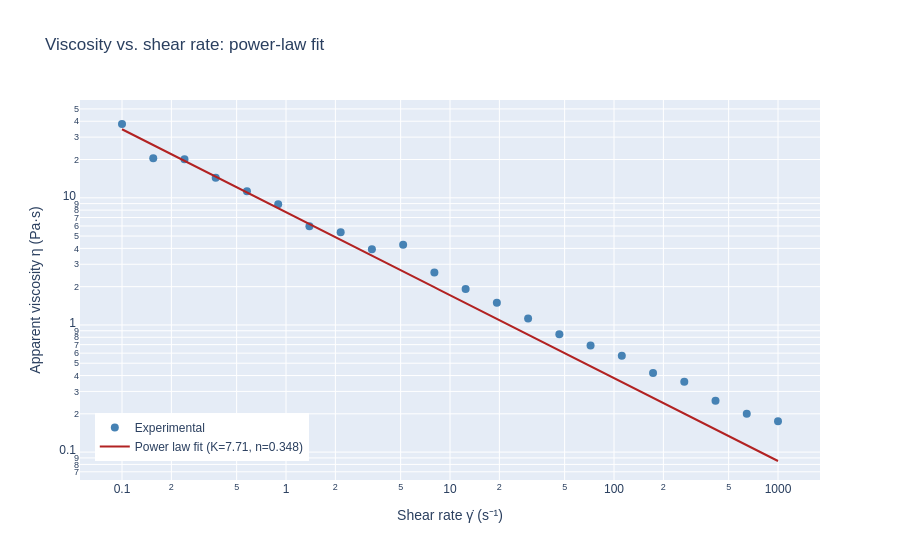

Notebook code cell kept with this figure:
### Code cell
fig_cf = go.Figure()

# Experimental data: markers with a tooltip that shows both axes
fig_cf.add_trace(go.Scatter(
    x=shear_rate,
    y=eta_data,
    mode='markers',
    name='Experimental',
    marker=dict(color='steelblue', size=8, symbol='circle'),
    hovertemplate=(
        'γ̇: %{x:.2f} s⁻¹<br>'
        'η: %{y:.4f} Pa·s'
        '<extra>Data</extra>'
    )
))

# Fitted curve: line only, no markers
fig_cf.add_trace(go.Scatter(
    x=shear_rate_fit,
    y=eta_fit,
    mode='lines',
    name=f'Power law fit (K={K_fit:.2f}, n={n_fit:.3f})',
    line=dict(color='firebrick', width=2, dash='solid'),
    hovertemplate=(
        'γ̇: %{x:.2f} s⁻¹<br>'
        'η (fit): %{y:.4f} Pa·s'
        '<extra>Fit</extra>'
    )
))

fig_cf.update_layout(
    title='Viscosity vs. shear rate: power-law fit',
    xaxis=dict(title='Shear rate γ̇ (s⁻¹)', type='log'),
    yaxis=dict(title='Apparent viscosity η (Pa·s)', type='log'),
    legend=dict(x=0.02, y=0.05),
    font_family='Arial',
    hovermode='x unified'
)

fig_cf.show()

### Figure 1 — Plotly figure (JSON) as saved in the notebook; plotly's stock layout.template omitted (floating-point values rounded to 4 significant figures; data arrays with more than 128 entries replaced by an {"elided": "..."} marker saying what was removed)
{"data": [{"hovertemplate": "γ̇: %{x:.2f} s⁻¹<br>η: %{y:.4f} Pa·s<extra>Data</extra>", "marker": {"color": "steelblue", "size": 8, "symbol": "circle"}, "mode": "markers", "name": "Experimental", "type": "scatter", "x": [0.1, 0.1551, 0.2404, 0.3728, 0.578, 0.8962, 1.389, 2.154, 3.34, 5.179, 8.031, 12.45, 19.31, 29.94, 46.42, 71.97, 111.6, 173.0, 268.3, 416.0, 644.9, 1000.0], "y": [38.05, 20.42, 20.09, 14.4, 11.27, 8.903, 5.976, 5.346, 3.94, 4.272, 2.585, 1.914, 1.493, 1.122, 0.8435, 0.6898, 0.5735, 0.4198, 0.3582, 0.2532, 0.1999, 0.175]}, {"hovertemplate": "γ̇: %{x:.2f} s⁻¹<br>η (fit): %{y:.4f} Pa·s<extra>Fit</extra>", "line": {"color": "firebrick", "dash": "solid", "width": 2}, "mode": "lines", "name": "Power law fit (K=7.71, n=0.348)", "type": "scatter", "x": {"elided": "200 float values"}, "y": {"elided": "200 float values"}}], "layout": {"font": {"family": "Arial"}, "hovermode": "x unified", "legend": {"x": 0.02, "y": 0.05}, "title": {"text": "Viscosity vs. shear rate: power-law fit"}, "xaxis": {"title": {"text": "Shear rate γ̇ (s⁻¹)"}, "type": "log"}, "yaxis": {"title": {"text": "Apparent viscosity η (Pa·s)"}, "type": "log"}}}
